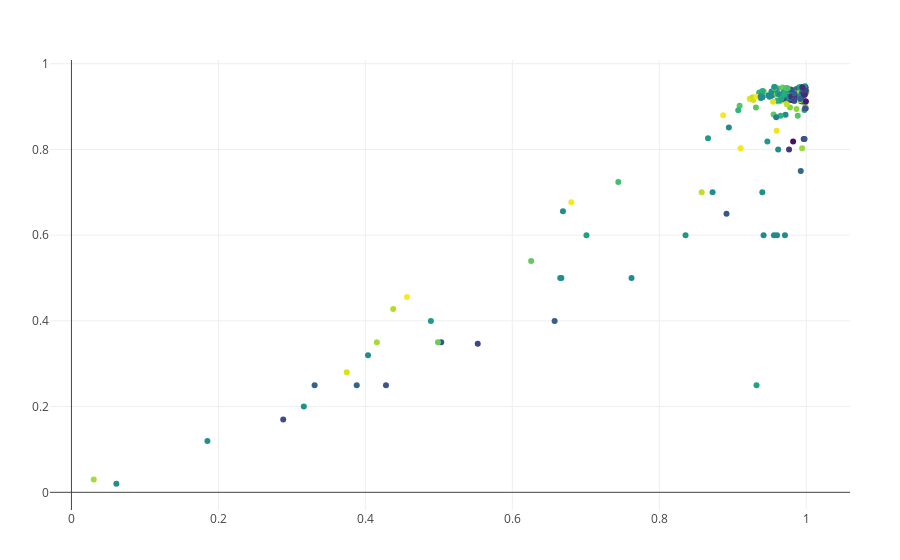

The notebook cell this image was saved under:
### Code cell
let
    rows = @. (taxa.coverage != 1) & (taxa.manual_threshold != 0)
    
    trace = scatter(
        x=taxa[rows, :diameter],
        y=taxa[rows, :final_threshold],
        text=taxa[rows, :plot_label],
        marker=attr(
            color=taxa[rows, :coverage],
            colorscale=:Viridis,
        ),
        mode=:markers,
        hovertemplate="(%{x:.3f}, %{y:.3f}, %{marker.color:.1%})<br>%{text}"
    )
    
    layout = Layout(
        hovermode=:closest,
    )
    
    plot(trace, layout)
end

### Figure 1 — Plotly figure (JSON) as saved in the notebook; plotly's stock layout.template omitted (floating-point values rounded to 4 significant figures; data arrays with more than 128 entries replaced by an {"elided": "..."} marker saying what was removed)
{"data": [{"hovertemplate": "(%{x:.3f}, %{y:.3f}, %{marker.color:.1%})<br>%{text}", "marker": {"color": {"elided": "236 float values"}, "colorscale": "Viridis"}, "mode": "markers", "text": {"elided": "236 str values"}, "type": "scatter", "x": {"elided": "236 float values"}, "y": {"elided": "236 float values"}}], "layout": {"hovermode": "closest", "margin": {"b": 50, "l": 50, "r": 50, "t": 60}}}
